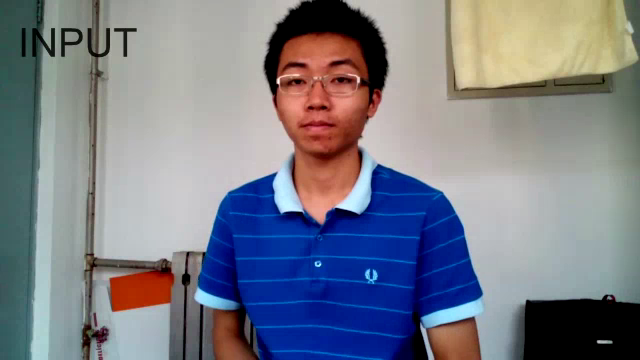
#> input picture frame 15 of data/input.mp4, 640 x 360 px
$ python gmm.py   (older library calls are emulated)
#> lines starting #> are read from the running program, lines starting #| are printed output that depends on the picture
#> further down, frame is the input picture: shape (360, 640, 3); mean B, G, R 135.7, 124.8, 122.1
import numpy as np
import cv2

# read the video
cap = cv2.VideoCapture('data/input.mp4')

# create the subtractor
fgbg = cv2.createBackgroundSubtractorMOG2(
    history=500, varThreshold=100, detectShadows=False)


def getPerson(image, opt=1):

    # get the front mask
#> called with opt = 1
    mask = fgbg.apply(frame)
#> mask: shape (360, 640); every value is 255

    # eliminate the noise
    line = cv2.getStructuringElement(cv2.MORPH_RECT, (1, 5), (-1, -1))
    mask = cv2.morphologyEx(mask, cv2.MORPH_OPEN, line)
    cv2.imshow("mask", mask)

    # find the max area contours
    out, contours, hierarchy = cv2.findContours(mask, cv2.RETR_EXTERNAL, cv2.CHAIN_APPROX_SIMPLE)
#> contours = [[[0, 0], [0, 359], [639, 359], [639, 0]]]
    for c in range(len(contours)):
        area = cv2.contourArea(contours[c])
        if area < 150:
            continue
        rect = cv2.minAreaRect(contours[c])
        cv2.ellipse(image, rect, (0, 255, 0), 2, 8)
        cv2.circle(image, (np.int32(rect[0][0]), np.int32(rect[0][1])), 2, (255, 0, 0), 2, 8, 0)
#> this loop made 1 pass
#> (area, rect) on pass 1: (229401, ((319.5, 179.5), (359, 639), -90))
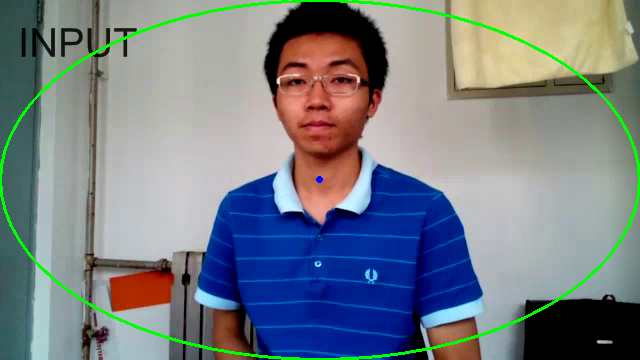
#> image: shape (360, 640, 3); mean B, G, R 133.1, 127.3, 119.7
    return image, mask


while True:
    ret, frame = cap.read()
    cv2.imwrite("input.png", frame)
    cv2.imshow('input', frame)
    result, m_ = getPerson(frame)
    cv2.imshow('result', result)
    k = cv2.waitKey(50)&0xff
#> (key Esc is pressed here)
    if k == 27:
        cv2.imwrite("result.png", result)
        cv2.imwrite("mask.png", m_)

        break
cap.release()
cv2.destroyAllWindows()

$ run again, starting later in the video
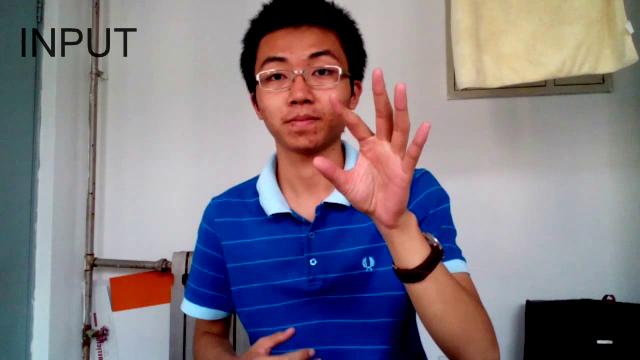
#> input picture frame 70 of data/input.mp4, 640 x 360 px
#> frame is the input picture: shape (360, 640, 3); mean B, G, R 131.2, 121.5, 129
#> mask: shape (360, 640); every value is 255
#> contours = [[[0, 0], [0, 359], [639, 359], [639, 0]]]
#> the loop in getPerson, `for c in range(len(contours)):` made 1 pass
#> (area, rect) on pass 1: (229401, ((319.5, 179.5), (359, 639), -90))
#> after the loop in getPerson, `for c in range(len(contours)):`:
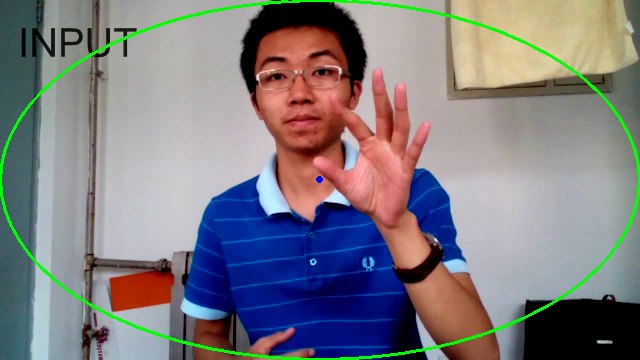
#> image: shape (360, 640, 3); mean B, G, R 128.7, 124.1, 126.5

$ run again, starting later in the video
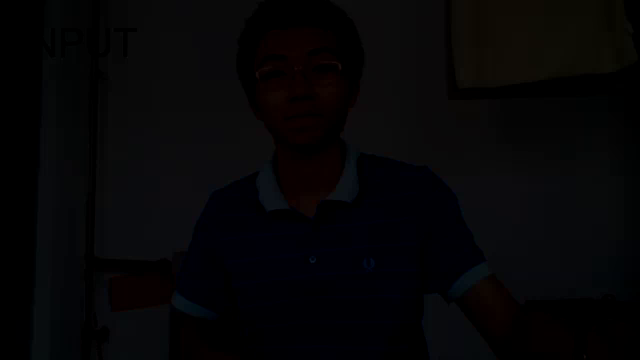
#> input picture frame 125 of data/input.mp4, 640 x 360 px
#> frame is the input picture: shape (360, 640, 3); mean B, G, R 6.2, 5, 5.5
#> mask: shape (360, 640); every value is 255
#> contours = [[[0, 0], [0, 359], [639, 359], [639, 0]]]
#> the loop in getPerson, `for c in range(len(contours)):` made 1 pass
#> (area, rect) on pass 1: (229401, ((319.5, 179.5), (359, 639), -90))
#> after the loop in getPerson, `for c in range(len(contours)):`:
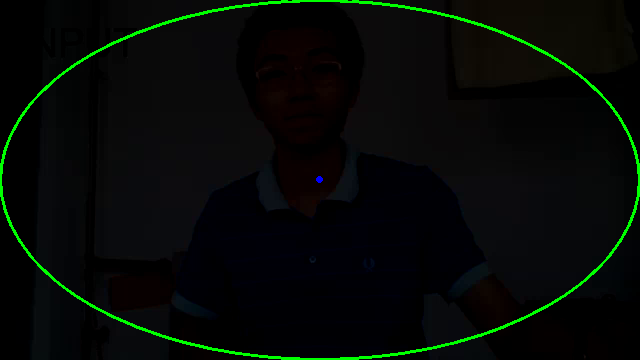
#> image: shape (360, 640, 3); mean B, G, R 6.2, 10, 5.4
